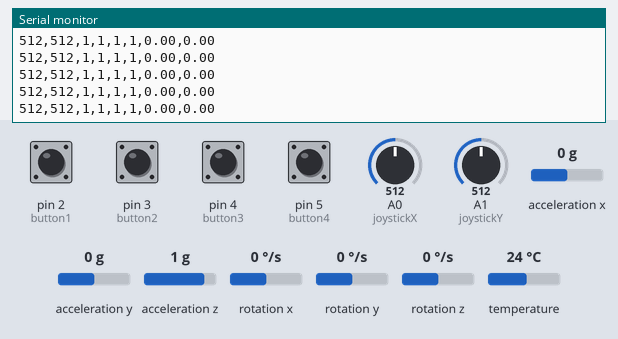
A sketch run on a simulated Arduino Nano, built with avr-gcc and run on an emulated ATmega328P. On the bench: the last lines printed to the serial monitor. Inputs (shaded band) come from the test bench; at power-on: pin 2 (button1), pin 3 (button2), pin 4 (button3), pin 5 (button4) HIGH, A0 (joystickX) = 512, A1 (joystickY) = 512, acceleration x 0 g, acceleration y 0 g, acceleration z 1 g, rotation x 0 °/s, rotation y 0 °/s, rotation z 0 °/s, temperature 24 °C.

Above: at 4.2 s.
4.3 s: A0 (joystickX) set to 106
At 5.3 s:
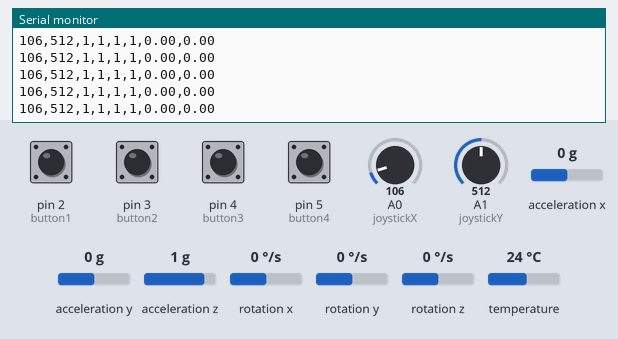
5.8 s: A0 (joystickX) set to 90
At 6.9 s:
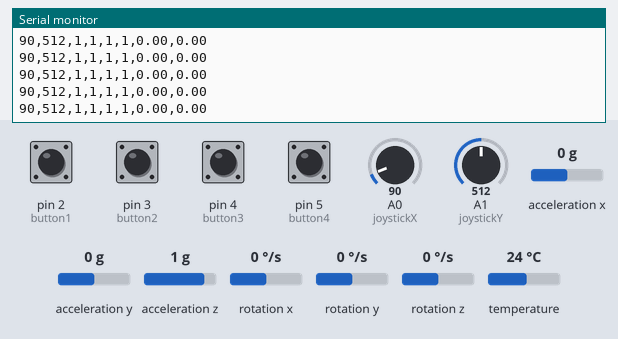
7.3 s: A1 (joystickY) set to 106
At 8.1 s:
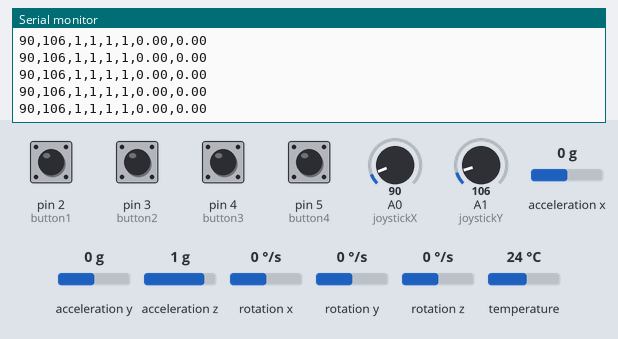
8.8 s: A1 (joystickY) set to 88
At 9.9 s:
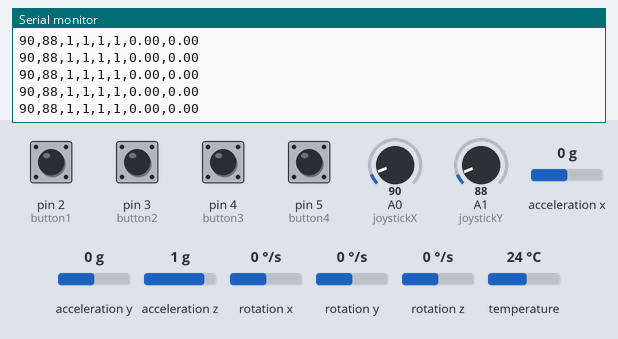
Timing chart, 0 to 11.8 s (numbered marks = the images above; inputs shaded):
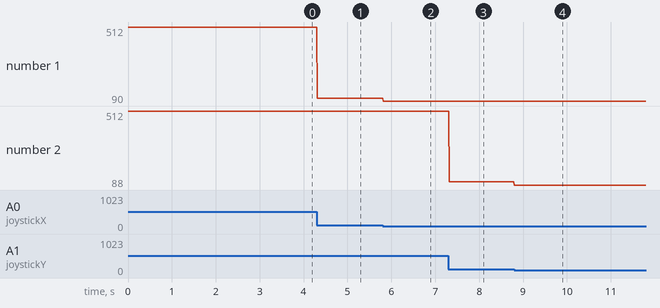

The sketch:

Arduino.ino
```cpp
#include <Wire.h>
#include <Adafruit_MPU6050.h>
#include <Adafruit_Sensor.h>

Adafruit_MPU6050 mpu;

const int joystickX = A0;
const int joystickY = A1;
const int button1 = 2;
const int button2 = 3;
const int button3 = 4;
const int button4 = 5;

void setup() {
  Serial.begin(115200);  // UART communication with ESP-01
  Serial.println("Starting");

  // Setup buttons as inputs
  pinMode(button1, INPUT_PULLUP);
  pinMode(button2, INPUT_PULLUP);
  pinMode(button3, INPUT_PULLUP);
  pinMode(button4, INPUT_PULLUP);

  // Initialize MPU6050
  if (!mpu.begin()) {
    Serial.println("MPU6050 connection failed");
    while (1);
  } else {
    Serial.println("MPU6050 connection successful");
  }

  // Set MPU6050 ranges (optional)
  mpu.setAccelerometerRange(MPU6050_RANGE_2_G);
  mpu.setGyroRange(MPU6050_RANGE_250_DEG);
  mpu.setFilterBandwidth(MPU6050_BAND_21_HZ);
}

void loop() {
  // Read joystick values
  int joyX = analogRead(joystickX);
  int joyY = analogRead(joystickY);

  // Read button states
  int buttonState1 = digitalRead(button1);
  int buttonState2 = digitalRead(button2);
  int buttonState3 = digitalRead(button3);
  int buttonState4 = digitalRead(button4);

  // Read MPU6050 sensor event
  sensors_event_t a, g, temp;
  mpu.getEvent(&a, &g, &temp);

  // Send data to ESP-01 via UART (Serial)
  String dataToSend = String(joyX) + "," + String(joyY) + "," +
                      String(buttonState1) + "," + String(buttonState2) + "," +
                      String(buttonState3) + "," + String(buttonState4) + "," +
                      String(g.gyro.y) + "," + String(g.gyro.z);

  Serial.println(dataToSend);  // Send data as a comma-separated string

  delay(10);  // Adjust delay as needed
}
```

Measured:
- after the input at 4.3 s, the serial monitor: prints a new line at once (image 1)
- after the input at 5.8 s, the serial monitor: prints a new line at once (image 2)
- after the input at 7.3 s, the serial monitor: prints a new line at once (image 3)
- after the input at 8.8 s, the serial monitor: prints a new line at once (image 4)
- plotted number 1: 512 → 106 after the input at 4.3 s, 106 → 90 after the input at 5.8 s
- plotted number 2: 106 → 88 after the input at 8.8 s
